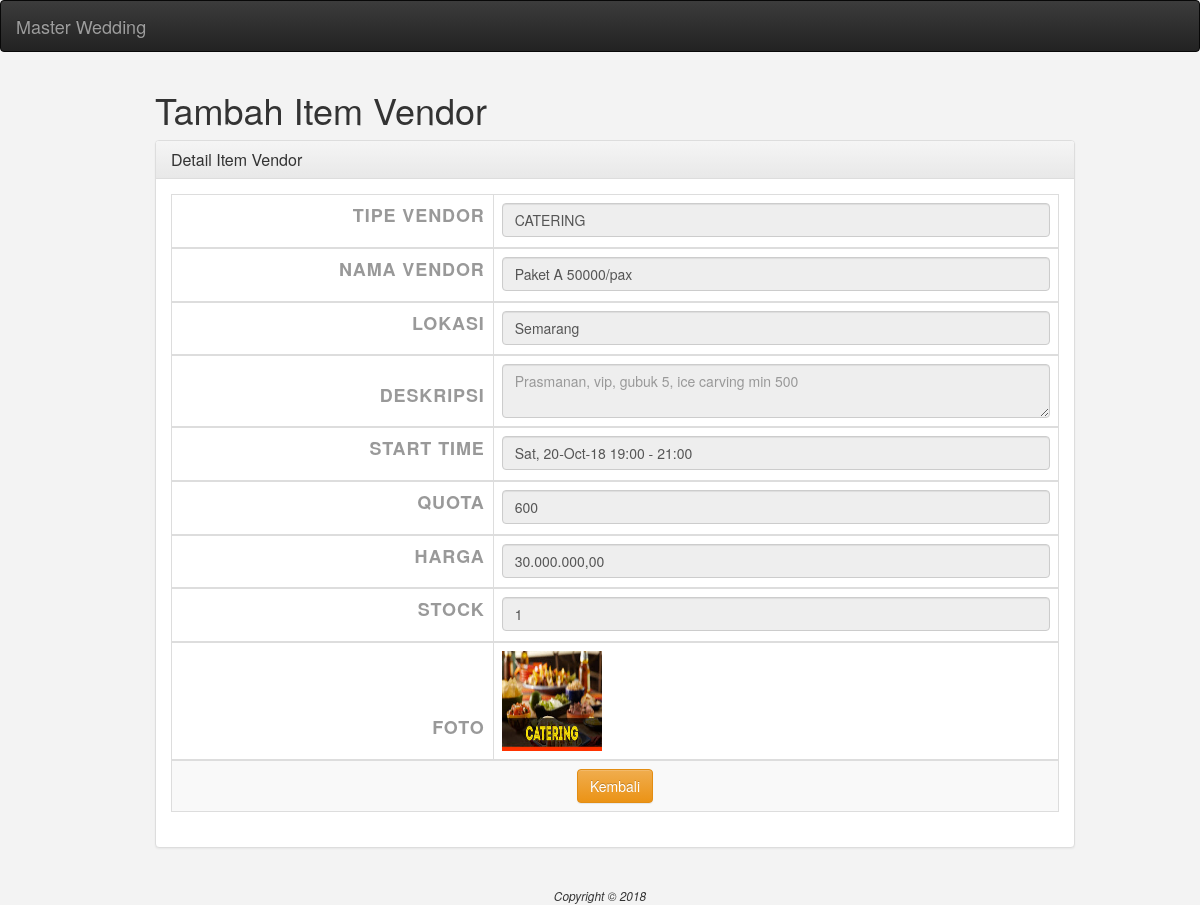
The app's page /item/detail/1 with its own data.
### tables this page shows
CREATE TABLE `item` (
  `id` int(11) NOT NULL,
  `jenisid` int(11) NOT NULL,
  `userid` int(11) UNSIGNED NOT NULL,
  `nama` varchar(255) NOT NULL,
  `lokasi` varchar(255) NOT NULL,
  `deskripsi` text NOT NULL,
  `starttime` datetime NOT NULL,
  `endtime` datetime NOT NULL,
  `quota` int(11) NOT NULL,
  `foto` text NOT NULL,
  `harga` float(10,2) NOT NULL,
  `stock` int(11) NOT NULL,
  `vendorid` int(11) NOT NULL
);

CREATE TABLE `jenis` (
  `id` int(11) NOT NULL,
  `kode_jenis` varchar(12) NOT NULL,
  `type` varchar(30) NOT NULL,
  `userid` int(11) UNSIGNED NOT NULL
);

### application/controllers/Item.php (called while the page is built, shortened)
<?php
class Item extends CI_Controller{
    public function __construct(){
        $this->load->model('item_model','item');
        $this->load->model('jenis_model', 'jenis');
        $this->load->model('vendor_model', 'vendor');
        $this->load->model('nota_model', 'nota');
        $this->load->model('notadetail_model', 'detail');
    }
    public function detail() {
        $id = $this->uri->segment('3');
        $data = $this->item->find_by_id($id);
        $this->load->view('item/detail', $data);
    }
}

### index.php (called while the page is built, shortened)
<?php
require_once BASEPATH.'core/CodeIgniter.php';

### application/models/Item_model.php (called while the page is built, shortened)
<?php
class Item_model extends CI_Model{
    public function find_by_id($id){
        $result = $this->db->query("SELECT item.*, jenis.type as typepaket, vendor.nama as namavendor  FROM item INNER JOIN jenis ON item.jenisid=jenis.id INNER JOIN vendor ON item.jenisid=vendor.jenisid WHERE item.id='$id'")->result_array();
        if ($result){
            return $result[0];
        } else {
            return false;
        }
    }
}

### application/views/item/detail.php (the view, shortened to what this page needs)
<div class="container">
    <?php
    include APPPATH . 'views/fragment/header.php';
    include APPPATH . 'views/fragment/menu.php';
    ?>
    <body>
    <main>
        <div class="col-md-10 col-md-offset-1">
            <h1>Tambah Item Vendor</h1>
            <div class ="panel panel-default panel-table">
                <div class="panel-heading">
                    <div class="row">
                        <div class="col col-xs-6">
                            <h3 class="panel-title">Detail Item Vendor</h3>
                        </div>
                    </div>
                </div>
                <div class="panel-body">
                    <table class="table table-striped table-bordered table-list">
                        <form class="form-horizontal" action="<?= base_url("item/detail") ?>" name="formtambah" method="post" id="formtambah">
                            <thead>
                            <tr>
                                <th style="text-align: right"><label class="control-label" for="jenisid"> Tipe Vendor </label></th>
                                <td><input class="form-control" type="text" name="jenisid" id="jenisid" size="30" required="required" value="<?= $typepaket ?>" readonly></td>
                            </tr>
                            <tr>
                                <th style="text-align: right"><label class="control-label" for="nama"> Nama Vendor </th>
                                <td><input class="form-control " type="text" name="lokasi" id="lokasi" size="30" required="required" value="<?= $nama ?>" readonly></td>
                            </tr>
                            <tr>
                                <th style="text-align: right"><label class="control-label" for="lokasi"> Lokasi </th>
                                <td><input class="form-control " type="text" name="lokasi" id="lokasi" size="30" required="required" value="<?= $lokasi ?>" readonly></td>
                            </tr>
                            <tr>
                                <th style="text-align: right"><label class="control-label" for="deskripsi"> Deskripsi </th>
                                <td><textarea class="form-control " name="deskripsi" id="deskripsi" size="30" required="required" value="<?= $deskripsi ?>" placeholder="<?= $deskripsi ?>" readonly></textarea></td>
                            </tr>
                            <tr>
                                <th style="text-align: right"><label class="control-label" for="starttime"> Start time </th>
                                <td><input class="form-control " type="text" name="starttime" size="30" required="required" value="<?= nice_date($starttime, 'D, d-M-y H:i')?> - <?=nice_date($endtime, 'H:i')?>" readonly></td>
                            </tr>
                            <tr>
                                <th style="text-align: right"><label class="control-label" for="quota"> Quota </th>
                                <td><input class="form-control " type="text" name="quota" id="quota" size="30" required="required" value="<?= $quota ?>" readonly></td>
                            </tr>
                            <tr>
                                <th style="text-align: right"><label class="control-label" for="harga"> Harga </th>
                                <td><input class="form-control " type="text" name="harga" id="harga" size="30" required="required" placeholder="Rp.0,00" value="<?= number_format( $harga, 2, ',', '.' )?>" readonly></td>
                            </tr>
                            <tr>
                                <th style="text-align: right"><label class="control-label" for="stock"> Stock </th>
                                <td><input class="form-control " type="text" name="stock" id="stock" size="30" required="required" value="<?= $stock ?>" readonly></td>
                            </tr>
                            <tr>
                                <th style="text-align: right"><label class="control-label" for="foto"> Foto </th>
                                <td>
                                    <img src="<?= $foto ?>" width="100" height="100"/>
                            </tr>
                            </thead
                            <tr><th colspan="2" style="text-align: center">
                                    <a class="btn btn-warning oi oi-arrow-circle-left" href="<?= base_url() ?>Item"> Kembali</a>
                                </th>
                        </form>
                    </table>
                </div>
            </div>
        </div>
    </main>
    </body>
</div>
<?php include APPPATH . 'views/fragment/footer.php'; ?>

### assets/style/style2.css (style rules this page uses)
html { box-sizing: border-box; font-family: 'PT Sans', sans-serif; -webkit-font-smoothing: antialiased; }
*, *:before, *:after { box-sizing: inherit; }
body { background-color: #f3f3f3; }
form { width: 100%; max-width: 300px; margin: 60px auto; }
label { color: #999; display: block; margin-bottom: 10px; text-transform: uppercase; font-size: 18px; font-weight: bold; letter-spacing: 0.05em }

### records on screen
item: jenisid "CATERING", lokasi "Paket A 50000/pax", lokasi "Semarang", deskripsi "Prasmanan, vip, gubuk 5, ice carving min 500", starttime "Sat, 20-Oct-18 19:00 - 21:00", quota "600", harga "30.000.000,00", stock "1", foto (picture)
